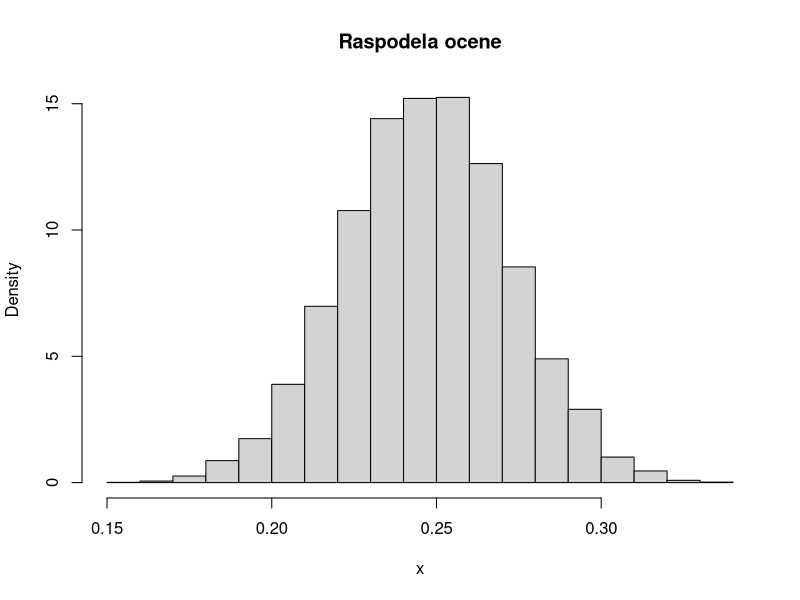
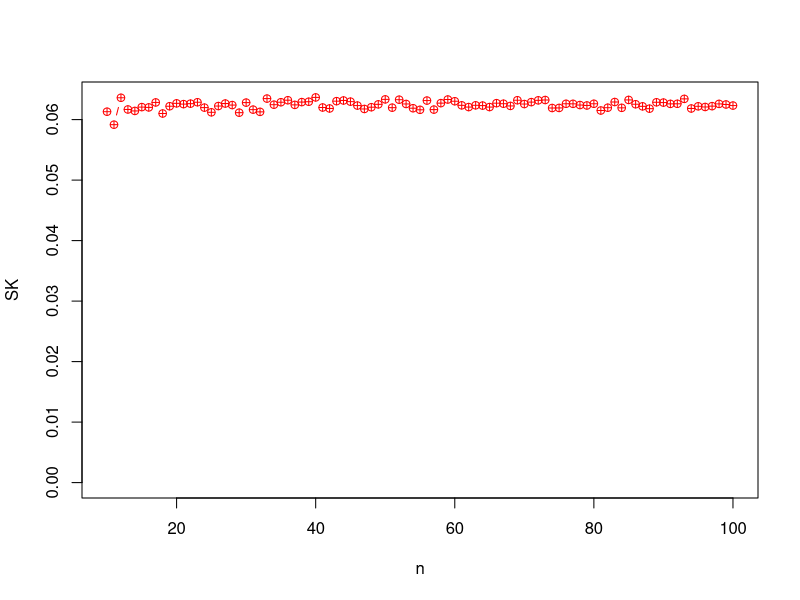

Generate these figures, in order, with R:
# DOMACI SA PREDAVANJA
bacanje_kamena_u_vodu <- function(beta,n){
  razdaljina <- rnorm(n,10)                     #generisemo broj bacanja kamena u vodu sa standardnom raspodelom (n,10)
  Xn <- mean(razdaljina)                        #srednja vrednost tj. Xn nadvuceno
  sigma <- 10                                   #sigma, tj koren od disperzije
  Ln <- Xn - (qnorm((1+beta)/2))*sigma/sqrt(n)    #leva granica intervala
  Un <- Xn + (qnorm((1+beta)/2))*sigma/sqrt(n)    #desna granica intervala
  interval <- c(Ln,Un)
  
  brojac <- 0
  
  for(i in 1:n){
    if (razdaljina[i] > Ln) {
      if (razdaljina[i] < Un) {
        brojac <- brojac + 1
      }
    }
  }
  print(interval)     #interval
  return(brojac/n)    #verovatnoca da nam se broj nasao u intervalu za zadato p i n
}
p=0.1
p=0.3
p=0.5
p=0.7
p=0.9

n=10
n=20
n=30
n=40
n=50
n=100

bacanje_kamena_u_vodu(p,n)

################
#DOMACI SA VEZBI

ocena <- function(n, p){
  p1 <- (n-(sum(rbinom(1,n,p))))/(2*n)
  return(p1)
}
ocena(100,1/2)

o <- replicate(10000, ocena(100,1/2))
hist(o, prob=TRUE, main="Raspodela ocene", xlab = "x")

odstupanje <- function(p, N, n){
  p1_ocenjeno <- replicate(N, ocena(n,1/2))
  return(mean(p1_ocenjeno-p)^2)
}
odstupanje(1/2,1000,100)

n <- 10:100
sk1 <- c()
for(i in 1:length(n)){
  sk1[i] <- odstupanje(1/2, 1000, n[i])
}
plot(n, sk1, type="b", col="red", ylim=c(0,max(sk1)), pch=10, ylab ="SK")

